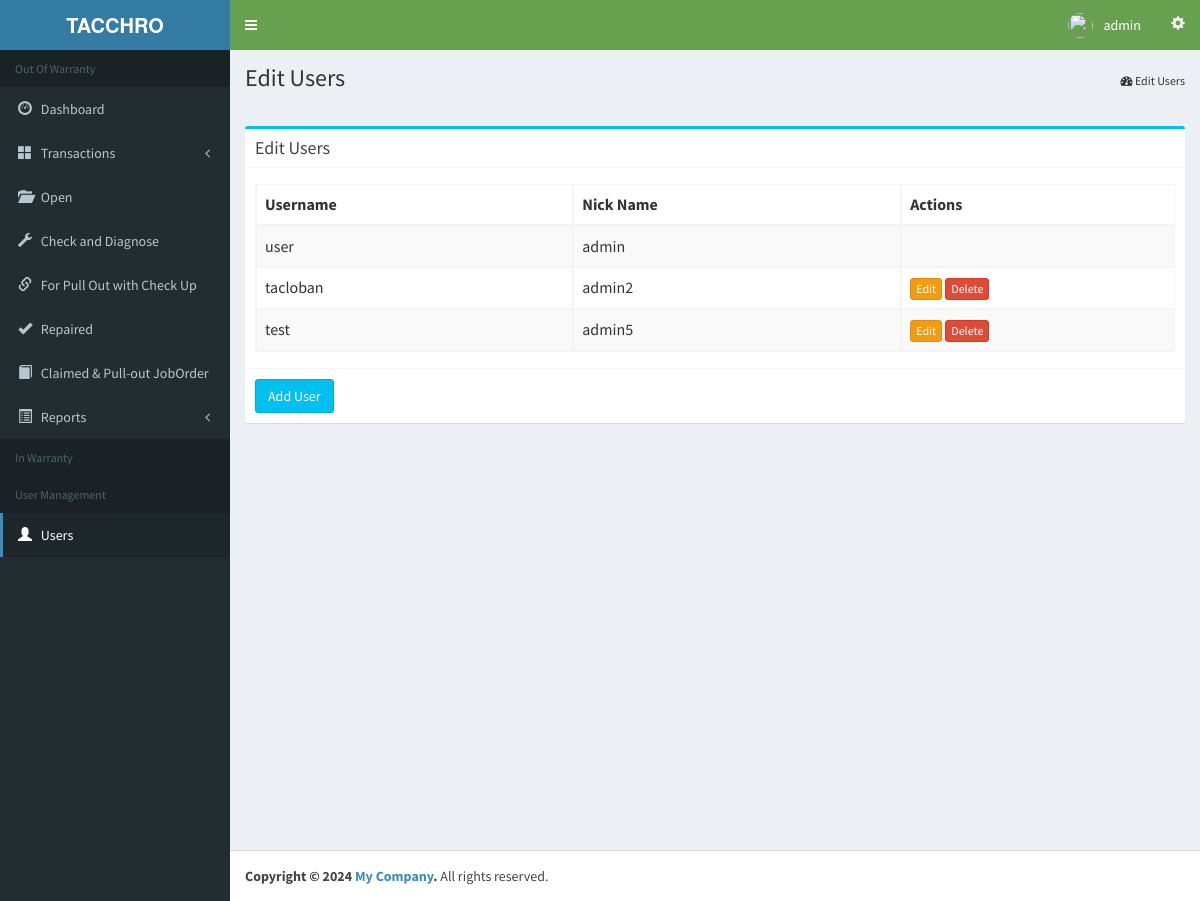
/users.php (signed in), run on the app's committed database.
### tables this page shows
CREATE TABLE `users` (
  `userid` int(11) NOT NULL,
  `username` varchar(50) NOT NULL,
  `password` varchar(50) NOT NULL,
  `nickname` varchar(50) NOT NULL
);

### users.php (the view, shortened to what this page needs)
<?php
include "php/cons.php";
?>
<html>
  <head>
    <link rel="stylesheet" href="bootstrap/css/bootstrap.min.css">
    <link rel="stylesheet" href="bootstrap/css/buttons.dataTables.min.css">
    <link rel="stylesheet" href="bootstrap/css/font-awesome.min.css">
    <link rel="stylesheet" href="plugins/ionicons/css/ionicons.css">
    <link rel="stylesheet" href="plugins/datatables/dataTables.bootstrap.css">
    <link rel="stylesheet" href="dist/css/AdminLTE.min.css">
    <link rel="stylesheet" href="dist/css/skins/_all-skins.min.css">
  </head>
  <body class="hold-transition skin-blue sidebar-mini">
    <div class="wrapper">
      <?php  include 'header.php';  ?>
      <?php  include 'sidebar.php';  ?>
      <div class="content-wrapper">
        <section class="content-header">
          <h1>
            Edit Users
          </h1>
          <ol class="breadcrumb">
            <li><i class="fa fa-dashboard"></i> Edit Users</li>
          </ol>
        </section>
        <section class="content">
			<div class="row">
				<div class="col-md-12">
	            <div class="box box-info">
	                <div class="box-header with-border">
	                	<h3 class="box-title" >Edit Users</h3>
	                </div>
	                <div class="box-body">
					<table class="table table-hover table-bordered table-striped" id="jotable" >
						<thead>
							<tr>
								<th>Username</th>
                <th>Nick Name</th>
                <th>Actions</th>
							</tr>
						</thead>
						<tbody>
              <?php
                $sql = "SELECT * from users";
                $result = $mycon->query($sql);
                if($result->num_rows > 0){
                  while($row= $result->fetch_assoc()){
              ?>
                <tr>
                  <td><?php echo $row['username']; ?></td>
                  <td><?php echo $row['nickname']; ?></td>
                  <td>
                    <?php if($row['userid'] != 1){?>
                    <a href="edit-user.php?userid=<?php echo $row['userid']; ?>" class="btn btn-warning btn-xs"> Edit</a>
                    <a href="delete-user.php?userid=<?php echo $row['userid']; ?>" class="btn btn-danger btn-xs deleteme"> Delete</a>
                    <?php } ?>
                  </td>
                </tr>
              <?php
                  }
                }
              ?>
						</tbody>
					</table>
	                </div>
                	<div class="box-footer" >
                    <a href="add-user.php" class="btn btn-info" >Add User</a>
					         </div>
              	</div>
				</div>
			</div>
        </section>
      </div>
      <?php include 'footer.php'; ?>
     </div>
  </body>
</html>

### data on the page
users: username "user", nickname "admin"
users: username "tacloban", nickname "admin2"
users: username "test", nickname "admin5"

### other printed values
$_SESSION['MM_nick'] "admin"
